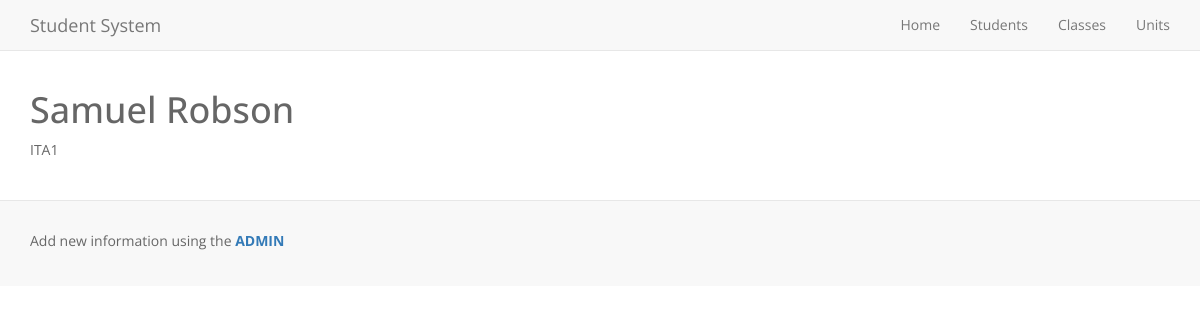
Page /SIS/students/2/overview on the committed database.
### Student_information_system/models.py (models this page shows, shortened)
class tblStudent(models.Model):
    id_students = models.AutoField(primary_key=True, verbose_name="Student ID")
    name_first = models.CharField("First Name", max_length=200)
    name_last = models.CharField("Last Name", max_length=200)
    date_of_birth = models.DateField(blank=True, null=True)
    gender = models.NullBooleanField("Is Male", null=True, blank=True)
    travel_time = models.DurationField("Travel Time", null=True, blank=True)
    post_code = models.CharField("Post Code", max_length=7, null=True, blank=True)
    id_foreign_classes = models.ForeignKey(tblClasses, verbose_name="Class")
    class Meta:
        verbose_name = ("Student")
        verbose_name_plural = ("Students")

class tblClasses(models.Model):
    id_classes = models.AutoField(primary_key=True, verbose_name="Class ID")
    class_code = models.CharField("Class Code", max_length=50)
    id_foreign_unit_1 = models.ForeignKey(tblUnits,
                                        verbose_name="Unit 1", related_name='Unit_1',
                                        null=True, blank=True)
    id_foreign_unit_2 = models.ForeignKey(tblUnits,
                                        verbose_name="Unit 2", related_name='Unit_2',
                                        null=True, blank=True)
    id_foreign_unit_3 = models.ForeignKey(tblUnits,
                                        verbose_name="Unit 3", related_name='Unit_3',
                                        null=True, blank=True)
    class Meta:
        verbose_name = ("Class")
        verbose_name_plural = ("Classes")
    def __str__(self):
        return self.class_code

### Student_information_system/views.py (the view)
# urls.py: url(r'^students/(?P<student_id>[0-9]+)/overview$', views.students, name='students'),
def students(request, student_id):
    student = get_object_or_404(tblStudent, pk=student_id)
    context = {
        'student': student,
    }
    return render(request, 'SIS/studentView.html', context)

### Student_information_system/templates/SIS/studentView.html
{% extends "SIS/base.html" %}
{% block content %}
    <h1>{{ student.name_first }} {{ student.name_last }}</h1>
    <p>{{ student.id_foreign_classes }}</p>
{% endblock %}

### static/css/style.css (style rules this page uses)
body { font-family: 'Open Sans', sans-serif; color: #666666; padding-top:70px; }

### rows in the picture
tblStudent: name_first "Samuel", name_last "Robson", id_foreign_classes "ITA1"
